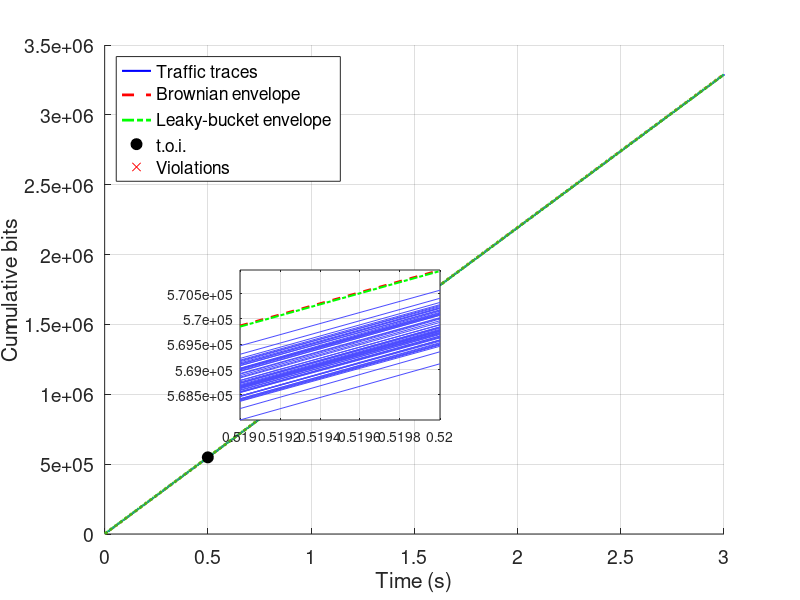

MATLAB code for this plot:
close all

% Main parameters
rho = 1.024e6;           % average rate (bps)
delta = 445;             % standard deviation (bps) for t = 0.5 s
epsilon = 0.005;         % target probability
kappa = sqrt(2 * log(1 / epsilon));
duration = 3.0;          % duration in seconds
dt = 0.001;              % time step
t = (dt:dt:duration)';
n = length(t);
split = 6;               % 6 for O6 and 9 for O9

% Define overhead based on the split
if split == 6
    overhead = (137-128)*8;
elseif split == 9
    overhead = (978-128)*8;
else 
    error('Invalid value for split. Expected 6 or 9.');
end

runs = 60;  % number of executions

% Envelopes
envelope = (rho + overhead/0.001) * t + kappa * delta * sqrt(t);   % Brownian envelope
sigma = 1024;                                                      % burst for LB
envelope_lb = (rho + overhead/0.001) * t + sigma;                  % Leaky-Bucket envelope

% Time of interest (t.o.i.)
toi = (sigma / (kappa * delta))^2;
fprintf('\nTime of Interest (t.o.i.): %.4f s\n', toi);

% Initialization
all_traffics_increments = zeros(n, runs);
all_traffics_cumulative = zeros(n, runs);
violations = false(n, runs);
violation_instants = cell(runs, 1);

% Generate traffic and detect violations
for i = 1:runs
    noise = randn(n, 1);
    increments = rho * dt + delta * sqrt(dt) * noise;
    increments = increments + overhead;
    increments_bits = round(increments);
    all_traffics_increments(:, i) = increments_bits;
    cumulative_traffic = cumsum(increments_bits);
    all_traffics_cumulative(:, i) = cumulative_traffic;
    violations(:, i) = cumulative_traffic > envelope;
    violation_instants{i} = t(violations(:, i));
end

%% Main plot
figure;
hold on;

% Trajectories
for i = 1:runs
    plot(t, all_traffics_cumulative(:, i), 'Color', [0.3 0.3 1]);
    plot(t(violations(:, i)), all_traffics_cumulative(violations(:, i), i), ...
        'rx', 'MarkerSize', 6);
end

% Envelopes
plot(t, envelope, 'r--', 'LineWidth', 2);
plot(t, envelope_lb, 'g-.', 'LineWidth', 2);

% t.o.i. point
plot(toi, (rho + overhead/0.001) * toi + sigma, 'ko', 'MarkerSize', 8, 'MarkerFaceColor', 'k');

% Main settings
grid on;
xlabel('Time (s)');
ylabel('Cumulative bits');
% title('Traffic trajectories with deterministic and stochastic envelopes');
set(gca, 'FontSize', 14);

% Legend
h1 = plot(nan, nan, 'b-', 'LineWidth', 1.5);
h2 = plot(nan, nan, 'r--', 'LineWidth', 2);
h3 = plot(nan, nan, 'g-.', 'LineWidth', 2);
h4 = plot(nan, nan, 'ko', 'MarkerSize', 8, 'MarkerFaceColor', 'k');
h5 = plot(nan, nan, 'rx', 'MarkerSize', 6);
legend([h1 h2 h3 h4 h5], ...
    {'Traffic traces', 'Brownian envelope', 'Leaky-bucket envelope', 't.o.i.', 'Violations'}, ...
    'Location', 'northwest');

%% Zoom-in (magnifier inside the plot)

% Zoom range
xrange = [0.519 0.52];   % x-axis range
yrange = [10000 50000];  % y-axis range

% Create small axes (magnifier)
axLupa = axes('Position', [0.3, 0.3, 0.25, 0.25]); 
box on;
hold on;

% Index for region of interest
index = (t >= xrange(1)) & (t <= xrange(2));

% Trajectories inside magnifier
for i = 1:runs
    % Main trajectory in zoom
    plot(t(index), all_traffics_cumulative(index, i), 'Color', [0.3 0.3 1]);

    % Violations restricted to zoom interval
    violations_zoom = violations(:, i) & index;
    if any(violations_zoom)
        plot(t(violations_zoom), all_traffics_cumulative(violations_zoom, i), ...
            'rx', 'MarkerSize', 4);
    end
end

% Envelopes inside magnifier
plot(t(index), envelope(index), 'r--', 'LineWidth', 1.5);
plot(t(index), envelope_lb(index), 'g-.', 'LineWidth', 1.5);

% Adjust magnifier limits
xlim(xrange);
ylim(yrange);

set(gca, 'FontSize', 10);
grid on;
axis tight;
xlabel('');
ylabel('');
title('');
